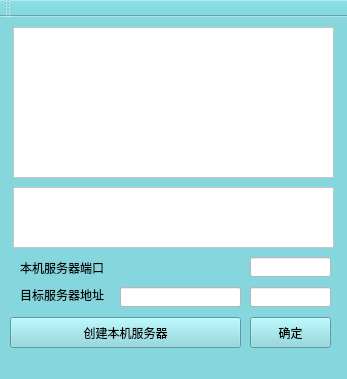
<?xml version="1.0" encoding="UTF-8"?>
<ui version="4.0">
 <class>MainWindow</class>
 <widget class="QMainWindow" name="MainWindow">
  <property name="geometry">
   <rect>
    <x>0</x>
    <y>0</y>
    <width>347</width>
    <height>379</height>
   </rect>
  </property>
  <property name="sizePolicy">
   <sizepolicy hsizetype="Fixed" vsizetype="Fixed">
    <horstretch>0</horstretch>
    <verstretch>0</verstretch>
   </sizepolicy>
  </property>
  <property name="windowTitle">
   <string notr="true">测试工具</string>
  </property>
  <property name="windowIcon">
   <iconset>
    <normaloff>C:/Users/lgj/Desktop/下载.png</normaloff>C:/Users/lgj/Desktop/下载.png</iconset>
  </property>
  <property name="styleSheet">
   <string notr="true">background-color: rgb(133, 214, 221);</string>
  </property>
  <widget class="QWidget" name="centralWidget">
   <widget class="QTextEdit" name="textEdit">
    <property name="geometry">
     <rect>
      <x>13</x>
      <y>10</y>
      <width>321</width>
      <height>151</height>
     </rect>
    </property>
    <property name="styleSheet">
     <string notr="true">background-color: rgb(255, 255, 255);</string>
    </property>
   </widget>
   <widget class="QTextEdit" name="textEdit_2">
    <property name="geometry">
     <rect>
      <x>13</x>
      <y>170</y>
      <width>321</width>
      <height>61</height>
     </rect>
    </property>
    <property name="styleSheet">
     <string notr="true">background-color: rgb(255, 255, 255);</string>
    </property>
   </widget>
   <widget class="QPushButton" name="pushButton">
    <property name="geometry">
     <rect>
      <x>250</x>
      <y>300</y>
      <width>81</width>
      <height>31</height>
     </rect>
    </property>
    <property name="text">
     <string>确定</string>
    </property>
   </widget>
   <widget class="QLineEdit" name="lineEdit_2">
    <property name="geometry">
     <rect>
      <x>250</x>
      <y>240</y>
      <width>81</width>
      <height>20</height>
     </rect>
    </property>
    <property name="styleSheet">
     <string notr="true">background-color: rgb(255, 255, 255);</string>
    </property>
   </widget>
   <widget class="QLineEdit" name="lineEdit_3">
    <property name="geometry">
     <rect>
      <x>120</x>
      <y>270</y>
      <width>121</width>
      <height>20</height>
     </rect>
    </property>
    <property name="styleSheet">
     <string notr="true">background-color: rgb(255, 255, 255);</string>
    </property>
   </widget>
   <widget class="QLineEdit" name="lineEdit_4">
    <property name="geometry">
     <rect>
      <x>250</x>
      <y>270</y>
      <width>81</width>
      <height>20</height>
     </rect>
    </property>
    <property name="styleSheet">
     <string notr="true">background-color: rgb(255, 255, 255);</string>
    </property>
   </widget>
   <widget class="QPushButton" name="pushButton_2">
    <property name="geometry">
     <rect>
      <x>10</x>
      <y>300</y>
      <width>231</width>
      <height>31</height>
     </rect>
    </property>
    <property name="text">
     <string>创建本机服务器</string>
    </property>
   </widget>
   <widget class="QLabel" name="label">
    <property name="geometry">
     <rect>
      <x>20</x>
      <y>240</y>
      <width>121</width>
      <height>21</height>
     </rect>
    </property>
    <property name="sizePolicy">
     <sizepolicy hsizetype="Preferred" vsizetype="Preferred">
      <horstretch>0</horstretch>
      <verstretch>0</verstretch>
     </sizepolicy>
    </property>
    <property name="text">
     <string>本机服务器端口</string>
    </property>
   </widget>
   <widget class="QLabel" name="label_2">
    <property name="geometry">
     <rect>
      <x>20</x>
      <y>270</y>
      <width>91</width>
      <height>16</height>
     </rect>
    </property>
    <property name="sizePolicy">
     <sizepolicy hsizetype="Preferred" vsizetype="Preferred">
      <horstretch>0</horstretch>
      <verstretch>0</verstretch>
     </sizepolicy>
    </property>
    <property name="text">
     <string>目标服务器地址</string>
    </property>
   </widget>
  </widget>
  <widget class="QMenuBar" name="menuBar">
   <property name="geometry">
    <rect>
     <x>0</x>
     <y>0</y>
     <width>347</width>
     <height>23</height>
    </rect>
   </property>
  </widget>
  <widget class="QToolBar" name="mainToolBar">
   <attribute name="toolBarArea">
    <enum>TopToolBarArea</enum>
   </attribute>
   <attribute name="toolBarBreak">
    <bool>false</bool>
   </attribute>
  </widget>
  <widget class="QStatusBar" name="statusBar"/>
 </widget>
 <layoutdefault spacing="6" margin="11"/>
 <resources/>
 <connections/>
</ui>
